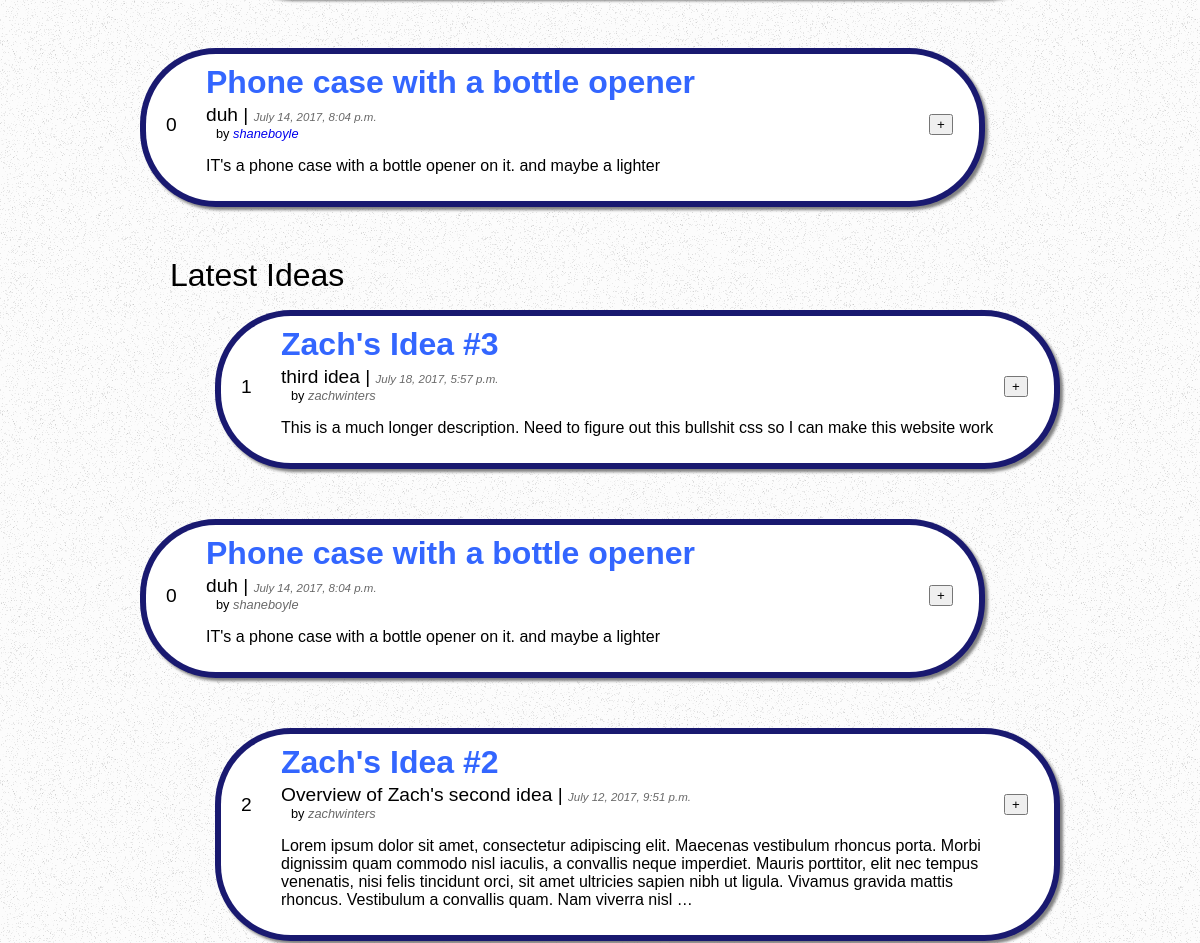
Before: / (middle part) with the older database file.
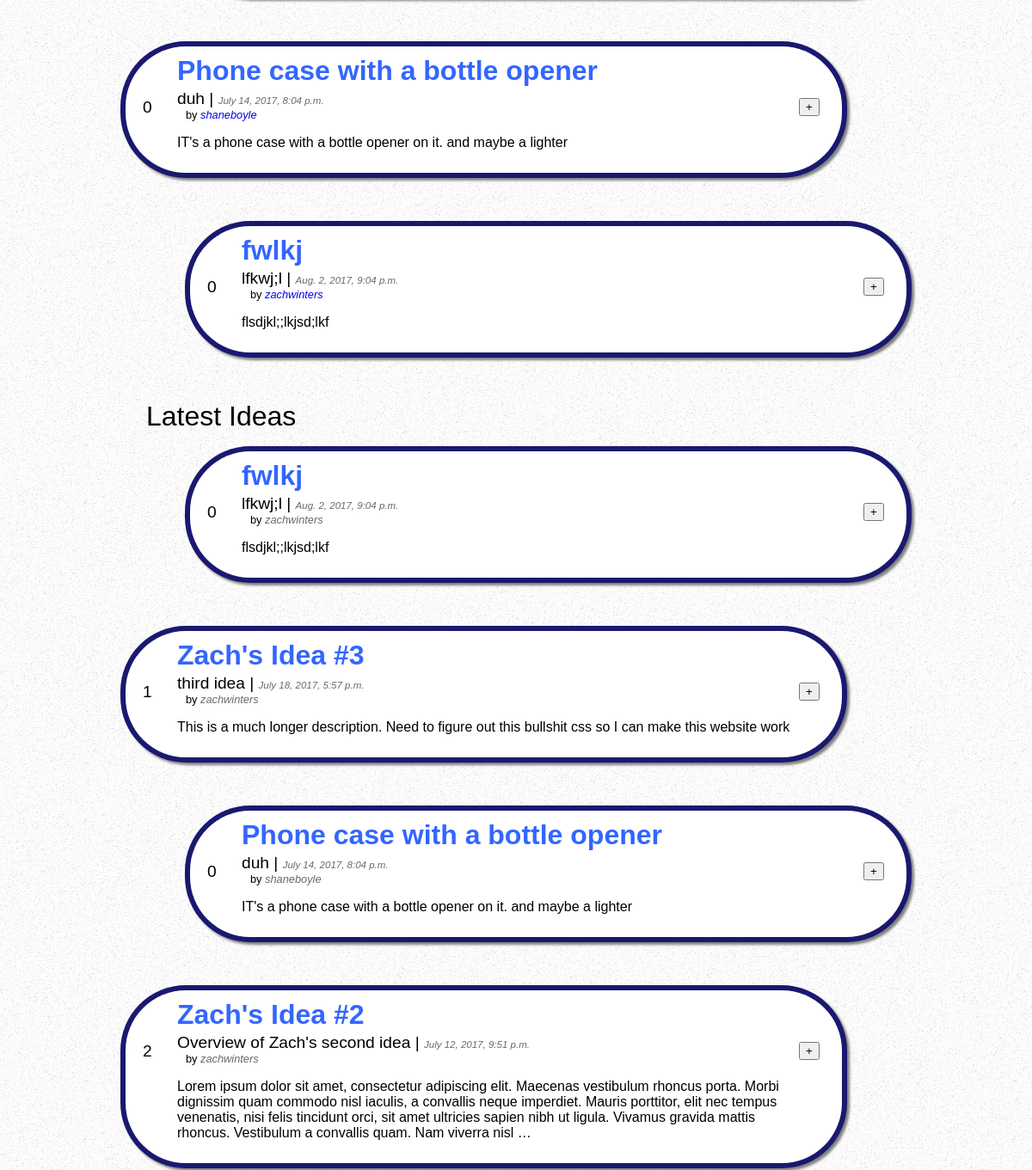
After: the same page with the newer database file.
### thinc/models.py (models this page shows, shortened)
class Idea(models.Model):
	user = models.ForeignKey('auth.User')
	name = models.CharField(max_length=255, default="", editable=True)
	overview = models.TextField()
	description = models.TextField()
	published_date = models.DateTimeField(auto_now_add=True, null=True)
	updated_date = models.DateTimeField(auto_now=True, auto_now_add=False, null=True)
	votes = models.IntegerField(default=0)
	slug = models.SlugField(unique=True)

### thinc/views.py (the view)
# urls.py: url(r'^$', views.index, name='home'),
def index(request):
    ideas = Idea.objects.order_by('-published_date')
    top_ideas = Idea.objects.order_by('-votes')
    return render(request, 'index.html', {
        'ideas': ideas,
        'top_ideas': top_ideas,
    })

### thinc/templates/index.html (shortened to what this page needs)
{% extends 'base.html' %}
{% load staticfiles %}
{% block content %}
<div class="block">
<ul>
    {% for idea in top_ideas %}
    <li>
        <div class="idea_section">
            <div class="idea_outer">
                <div class="idea">
                    <div class="voting">
                        <form role="form" method="post">
                            <input type="submit" name="voteup" value="+">
                        </form>
                    </div>
                    <div class="votes">
                        <h3>{{ idea.votes }}</h3>
                    </div>
                    <div class="the_rest">
                        <h2>
                        	<a class="idea_name" href="{% url 'idea_detail' slug=idea.slug %}">{{ idea.name }}
                    		</a>
                        </h2>
                        <h3>{{ idea.overview }} | <span class="published_date">{{ idea.published_date }}</span></h3>
                        <p class="username">by <i class="username"><a href="{% url 'profile' %}">{{ idea.user }}</a></i></p>
                        <p>{{ idea.description|truncatewords:50 }}</p>
                    </div>
                </div>
            </div>
        </div>
    </li>
    {% endfor %}
</ul>
<h1 style="margin-left: 50px">Latest Ideas</h1>
    <ul>
    {% for idea in ideas %}
    <li>
        <div class="idea_section">
            <div class="idea_outer">
                <div class="idea">
                    <div class="voting">
                        <form role="form" method="post">
                            <input type="submit" name="voteup" value="+">
                        </form>
                    </div>
                    <div class="votes">
                        <h3>{{ idea.votes }}</h3>
                    </div>
                    <div class="the_rest">
                        <h2>
                            <a class="idea_name" href="{% url 'idea_detail' slug=idea.slug %}">{{ idea.name }}
                            </a>
                        </h2>
                        <h3>{{ idea.overview }} | <span class="published_date">{{ idea.published_date }}</span></h3>
                        <p class="username">by <i class="username">{{ idea.user }}</i></p>
                        <p>{{ idea.description|truncatewords:50 }}</p>
                    </div>
                </div>
            </div>
        </div>
    </li>
    {% endfor %}
</ul>
</div>
{% endblock content %}

Changed rows visible on the page:
added Idea: votes "0", name "fwlkj", overview "lfkwj;l", published_date "Aug. 2, 2017, 9:04 p.m.", user "zachwinters", description "flsdjkl;;lkjsd;lkf"
